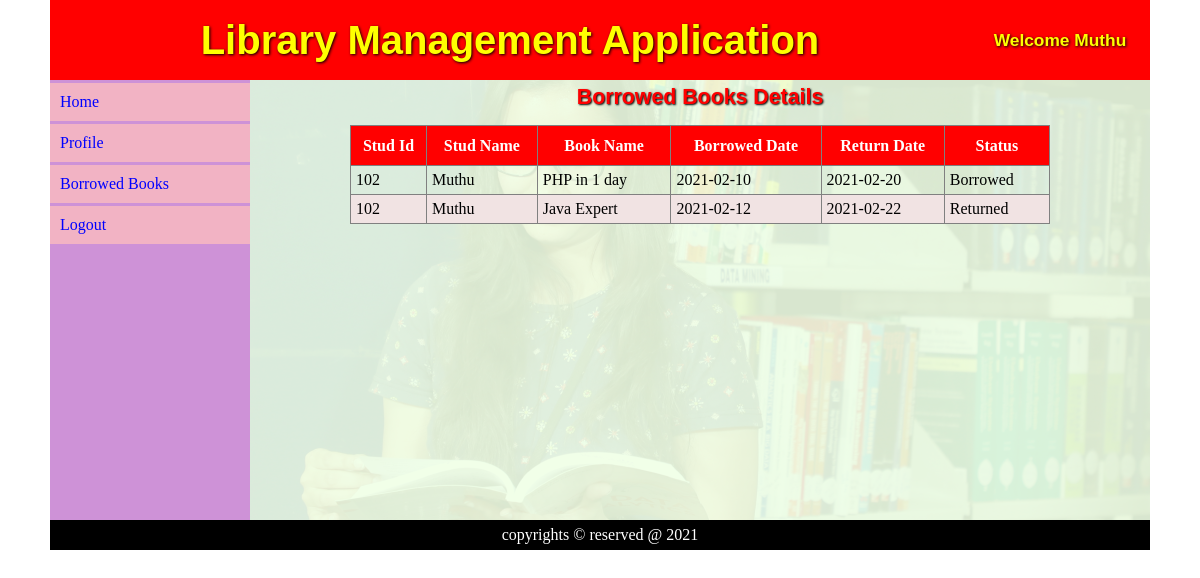
The page /stud_book_borrow_list.php (signed in) on the database its author committed.
### tables this page shows
CREATE TABLE `borrow_tbl` (
  `br_id` int(11) NOT NULL,
  `book_id` int(11) NOT NULL,
  `stud_id` int(11) NOT NULL,
  `brw_date` date NOT NULL,
  `ret_date` date NOT NULL,
  `status` varchar(15) NOT NULL DEFAULT 'Borrowed'
);

CREATE TABLE `stud_tbl` (
  `stud_id` int(11) NOT NULL,
  `name` varchar(30) NOT NULL,
  `dept` varchar(20) NOT NULL,
  `phone` varchar(16) NOT NULL,
  `email` varchar(50) NOT NULL,
  `username` varchar(30) NOT NULL,
  `password` varchar(30) NOT NULL
);

CREATE TABLE `books_tbl` (
  `book_id` int(11) NOT NULL,
  `book_name` varchar(30) NOT NULL,
  `book_img` varchar(50) NOT NULL,
  `author` varchar(30) NOT NULL,
  `publisher` varchar(30) NOT NULL,
  `edition` int(11) NOT NULL,
  `qty` int(11) NOT NULL
);

### stud_book_borrow_list.php (the view)
<?php include "page_header.php"; ?>
<div id="page_title">
	Borrowed Books Details
</div>
<table class="tbl" border="1" width="700px">
	<thead>
		<tr>
			<th>Stud Id</th>
			<th>Stud Name</th>
			<th>Book Name</th>
			<th>Borrowed Date</th>
			<th>Return Date</th>
			<th>Status</th>
		</tr>
	<thead>
	<tbody>
<?php
	include "dbcon.php";
	$qry = "select s.stud_id, s.name, b.book_name, br.brw_date, br.ret_date, br.status  from borrow_tbl br, books_tbl b, stud_tbl s where br.stud_id=s.stud_id and br.book_id=b.book_id and s.stud_id=".$_SESSION["id"];
	$res = mysqli_query($con,$qry);
	while($row = mysqli_fetch_array($res))
	{
?>
		<tr>
			<td><?php echo $row[0]; ?></td>
			<td><?php echo $row[1]; ?></td>
			<td><?php echo $row[2]; ?></td>
			<td><?php echo $row[3]; ?></td>
			<td><?php echo $row[4]; ?></td>
			<td><?php echo $row[5]; ?></td>
		</tr>
<?php
	}
?>
	</tbody>
</table>
<?php include "page_footer.php"; ?>

### style/style.css (style rules this page uses)
* { margin:0; }
.tbl { margin:10px auto; padding:5px 5px; border-collapse:collapse; }
.tbl thead { background-color:red; color:white; }
.tbl thead tr { height:40px; }
.tbl tbody tr td { padding:5px; }
.tbl tr:nth-child(even) { background-color:#f1e3e3; }
#page_title { text-align:center; padding:5px; font-size:16pt; font-family:arial; font-weight:bolder; margin-bottom:10px; color:red; text-shadow:1px 1px 2px black; }

### rows shown on the page
borrow_tbl: stud.stud_id "102", stud.name "Muthu", book.book_name "PHP in 1 day", brw_date "2021-02-10", ret_date "2021-02-20", status "Borrowed"
borrow_tbl: stud.stud_id "102", stud.name "Muthu", book.book_name "Java Expert", brw_date "2021-02-12", ret_date "2021-02-22", status "Returned"

### other values the page prints
$_SESSION['name'] "Muthu"
